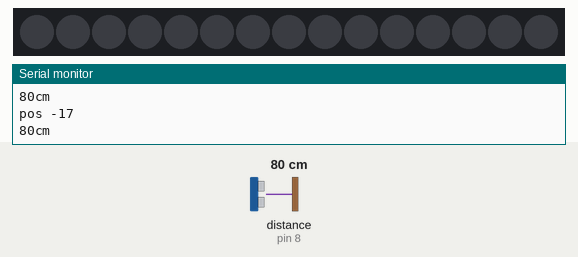
Bench run of a sketch on a simulated Arduino Uno, built with avr-gcc and run on an emulated ATmega328P. Shown: 15 RGB LEDs in strip order, left to right, the last lines printed to the serial monitor. Wiring (inferred from the names in the program): ultrasonic range finder: trigger pin 7; echo pin 8. The inputs (shaded band) are chosen by the test bench; at power-on: distance to the obstacle (sensor on pin 8) 80 cm. The echo pulse lasts 58.3 µs per cm; dim RGB values are drawn brighter than linear.

Above: at 4.2 s.
4.3 s: distance to the obstacle (sensor on pin 8) set to 4 cm
At 5.5 s:
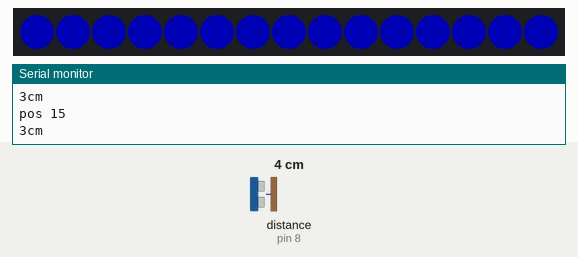
5.8 s: distance to the obstacle (sensor on pin 8) set to 18 cm
At 6.6 s:
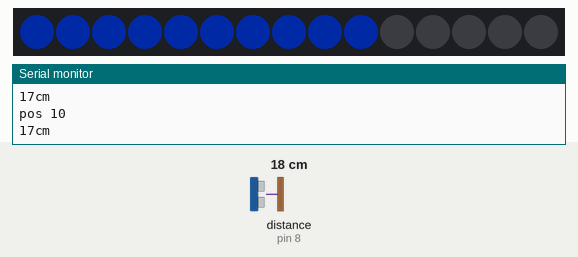
7.3 s: distance to the obstacle (sensor on pin 8) set to 35 cm
At 8.1 s:
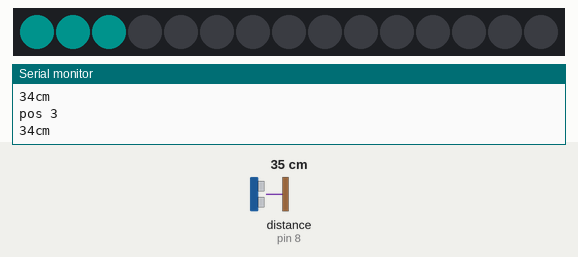
8.8 s: distance to the obstacle (sensor on pin 8) set to 2 cm
At 9.8 s:
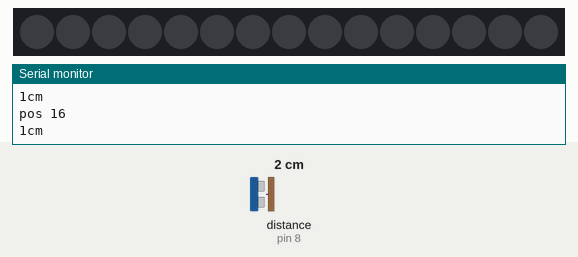
Timing chart, 0 to 11.3 s (numbered marks = the images above; inputs shaded):
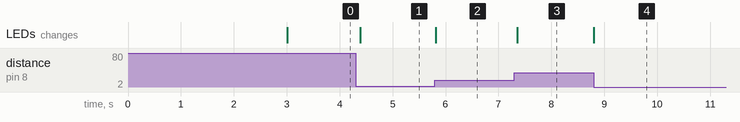

Measured:
- after the input at 4.3 s, the LEDs: change after 0.08 s (image 1)
- after the input at 5.8 s, the LEDs: change at once (image 2)
- after the input at 7.3 s, the LEDs: change after 0.05 s (image 3)
- after the input at 8.8 s, the LEDs: change at once (image 4)

The sketch:

SONAR_LEDS.ino
```cpp
#include <FastLED.h>

#define LED_PIN     2
#define NUM_LEDS    15
#define BRIGHTNESS  64
#define LED_TYPE    WS2812B
#define COLOR_ORDER GRB
CRGB leds[NUM_LEDS];

//Adapted from David A. Mellis' code for Ping sensor
const int trigPin = 7;
const int echoPin = 8;

void setup() {
  delay( 3000 ); // power-up safety delay
  FastLED.addLeds<LED_TYPE, LED_PIN, COLOR_ORDER>(leds, NUM_LEDS).setCorrection( TypicalLEDStrip );
  FastLED.setBrightness(BRIGHTNESS);
  // initialize serial communication:
  Serial.begin(9600);
  pinMode(trigPin,OUTPUT);
  pinMode(echoPin,INPUT);
}

void loop()
{
  long duration, cm;

  digitalWrite(trigPin, LOW);
  delayMicroseconds(2);
  digitalWrite(trigPin, HIGH);
  delayMicroseconds(5);
  digitalWrite(trigPin, LOW);

  duration = pulseIn(echoPin, HIGH);

  // convert the time into a distance
  cm = microsecondsToCentimeters(duration);

  int pos = map(cm, 5, 40, NUM_LEDS, 0);
  Serial.print("pos ");
  Serial.println(pos);

  for( int i = 0; i < NUM_LEDS; i++) {
    if(i<pos){
      leds[i] = CHSV( HUE_BLUE - 30 + 2*pos, 255, 255 - 75 + 5*pos);
    }else{
      leds[i] = CRGB::Black;
    }
  }

  FastLED.show();

  Serial.print(cm);
  Serial.print("cm");
  Serial.println();

  delay(100);
}

long microsecondsToCentimeters(long microseconds)
{
  // The speed of sound is 340 m/s or 29 microseconds per centimeter.
  // The ping travels out and back, so to find the distance of the
  // object we take half of the distance travelled.
  return microseconds / 29 / 2;
}
```
